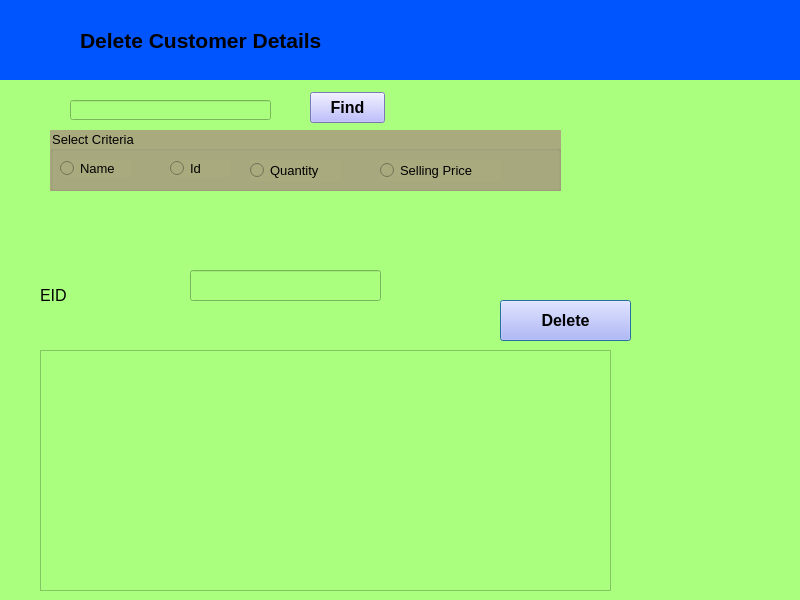
<?xml version="1.0" encoding="UTF-8"?>
<ui version="4.0">
 <class>Deleteitems</class>
 <widget class="QDialog" name="Deleteitems">
  <property name="geometry">
   <rect>
    <x>0</x>
    <y>0</y>
    <width>800</width>
    <height>600</height>
   </rect>
  </property>
  <property name="windowTitle">
   <string>Stock Management System</string>
  </property>
  <property name="windowIcon">
   <iconset resource="src.qrc">
    <normaloff>:/new/prefix1/301-x-251-png-3kb-inventory-control-icon-.png</normaloff>:/new/prefix1/301-x-251-png-3kb-inventory-control-icon-.png</iconset>
  </property>
  <property name="styleSheet">
   <string notr="true">background-color: rgb(170, 255, 127);</string>
  </property>
  <widget class="QLabel" name="lbleid">
   <property name="geometry">
    <rect>
     <x>40</x>
     <y>270</y>
     <width>91</width>
     <height>51</height>
    </rect>
   </property>
   <property name="text">
    <string>&lt;html&gt;&lt;head/&gt;&lt;body&gt;&lt;p&gt;&lt;span style=&quot; font-size:12pt;&quot;&gt;EID&lt;/span&gt;&lt;/p&gt;&lt;/body&gt;&lt;/html&gt;</string>
   </property>
  </widget>
  <widget class="QLineEdit" name="lineEdit_eid">
   <property name="geometry">
    <rect>
     <x>190</x>
     <y>270</y>
     <width>191</width>
     <height>31</height>
    </rect>
   </property>
  </widget>
  <widget class="QPushButton" name="btndelete">
   <property name="geometry">
    <rect>
     <x>500</x>
     <y>300</y>
     <width>131</width>
     <height>41</height>
    </rect>
   </property>
   <property name="font">
    <font>
     <family>Arial</family>
     <pointsize>12</pointsize>
     <weight>75</weight>
     <italic>false</italic>
     <bold>true</bold>
    </font>
   </property>
   <property name="styleSheet">
    <string notr="true">background-color: rgb(170, 170, 255);
border-color: qlineargradient(spread:pad, x1:0, y1:0, x2:1, y2:0, stop:0 rgba(0, 0, 0, 255), stop:1 rgba(255, 255, 255, 255));</string>
   </property>
   <property name="text">
    <string>Delete</string>
   </property>
  </widget>
  <widget class="QPushButton" name="btnFind">
   <property name="geometry">
    <rect>
     <x>310</x>
     <y>92</y>
     <width>75</width>
     <height>31</height>
    </rect>
   </property>
   <property name="font">
    <font>
     <family>Arial</family>
     <pointsize>12</pointsize>
     <weight>75</weight>
     <bold>true</bold>
    </font>
   </property>
   <property name="styleSheet">
    <string notr="true">background-color: rgb(170, 170, 255);</string>
   </property>
   <property name="text">
    <string>Find</string>
   </property>
  </widget>
  <widget class="QLineEdit" name="txtValue">
   <property name="geometry">
    <rect>
     <x>70</x>
     <y>100</y>
     <width>201</width>
     <height>20</height>
    </rect>
   </property>
  </widget>
  <widget class="QTableView" name="tableView">
   <property name="geometry">
    <rect>
     <x>40</x>
     <y>350</y>
     <width>571</width>
     <height>241</height>
    </rect>
   </property>
  </widget>
  <widget class="QGroupBox" name="groupBox">
   <property name="geometry">
    <rect>
     <x>50</x>
     <y>130</y>
     <width>511</width>
     <height>61</height>
    </rect>
   </property>
   <property name="font">
    <font>
     <family>Arial</family>
     <pointsize>10</pointsize>
    </font>
   </property>
   <property name="styleSheet">
    <string notr="true">background-color: rgb(170, 170, 127);</string>
   </property>
   <property name="title">
    <string>Select Criteria</string>
   </property>
   <widget class="QRadioButton" name="rdoName">
    <property name="geometry">
     <rect>
      <x>10</x>
      <y>30</y>
      <width>71</width>
      <height>17</height>
     </rect>
    </property>
    <property name="font">
     <font>
      <family>Arial</family>
      <pointsize>10</pointsize>
     </font>
    </property>
    <property name="text">
     <string>Name</string>
    </property>
   </widget>
   <widget class="QRadioButton" name="rdoId">
    <property name="geometry">
     <rect>
      <x>120</x>
      <y>30</y>
      <width>61</width>
      <height>17</height>
     </rect>
    </property>
    <property name="font">
     <font>
      <family>Arial</family>
      <pointsize>10</pointsize>
     </font>
    </property>
    <property name="text">
     <string>Id</string>
    </property>
   </widget>
   <widget class="QRadioButton" name="rdoQuantity">
    <property name="geometry">
     <rect>
      <x>200</x>
      <y>30</y>
      <width>91</width>
      <height>21</height>
     </rect>
    </property>
    <property name="font">
     <font>
      <family>Arial</family>
      <pointsize>10</pointsize>
     </font>
    </property>
    <property name="text">
     <string>Quantity</string>
    </property>
   </widget>
   <widget class="QRadioButton" name="rdoSellingPrice">
    <property name="geometry">
     <rect>
      <x>330</x>
      <y>30</y>
      <width>121</width>
      <height>21</height>
     </rect>
    </property>
    <property name="font">
     <font>
      <family>Arial</family>
      <pointsize>10</pointsize>
     </font>
    </property>
    <property name="text">
     <string>Selling Price</string>
    </property>
   </widget>
  </widget>
  <widget class="QFrame" name="frame">
   <property name="geometry">
    <rect>
     <x>0</x>
     <y>0</y>
     <width>801</width>
     <height>80</height>
    </rect>
   </property>
   <property name="frameShape">
    <enum>QFrame::StyledPanel</enum>
   </property>
   <property name="frameShadow">
    <enum>QFrame::Raised</enum>
   </property>
   <widget class="QLabel" name="label_9">
    <property name="geometry">
     <rect>
      <x>80</x>
      <y>0</y>
      <width>721</width>
      <height>81</height>
     </rect>
    </property>
    <property name="styleSheet">
     <string notr="true">background-color: rgb(0, 85, 255);</string>
    </property>
    <property name="text">
     <string>&lt;html&gt;&lt;head/&gt;&lt;body&gt;&lt;p&gt;&lt;span style=&quot; font-size:16pt; font-weight:600;&quot;&gt;Delete Customer Details&lt;/span&gt;&lt;/p&gt;&lt;/body&gt;&lt;/html&gt;</string>
    </property>
   </widget>
   <widget class="QLabel" name="label_10">
    <property name="geometry">
     <rect>
      <x>0</x>
      <y>0</y>
      <width>81</width>
      <height>81</height>
     </rect>
    </property>
    <property name="styleSheet">
     <string notr="true">image: url(:/new/prefix1/delete-item-1727100-1469111.png);
background-color: rgb(0, 85, 255);</string>
    </property>
    <property name="text">
     <string/>
    </property>
   </widget>
  </widget>
 </widget>
 <resources>
  <include location="src.qrc"/>
 </resources>
 <connections/>
</ui>
